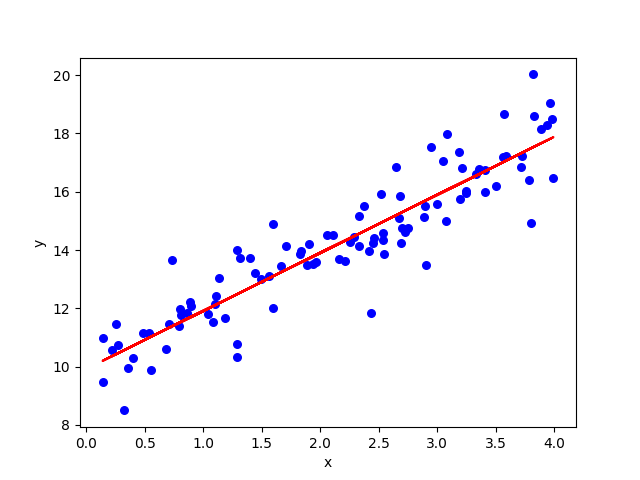

The script that saved this image:
import numpy as np
import matplotlib.pyplot as plt
from mpl_toolkits.mplot3d import Axes3D

# Function to compute the dot product of vectors x and theta
def h(x, theta):
    return np.dot(x, theta)

# Function to calculate mean squared error
def mean_squared_error(y_predicted, y_label):
    return ((y_predicted - y_label) ** 2).mean()

# Class for performing least squares regression
class LeastSquaresRegression:
    def __init__(self):
        self.theta_ = None

    def fit(self, X, y):
        # Calculates theta that minimizes the MSE and updates self.theta_
        self.theta_ = np.linalg.inv(X.T.dot(X)).dot(X.T).dot(y)

    def predict(self, X):
        # Make predictions for data X, i.e., output y = h(X)
        return h(X, self.theta_)


# Generating random data for linear regression
X = 4 * np.random.rand(100, 1)
y = 10 + 2 * X + np.random.randn(100, 1)

# Adding bias column to feature matrix X
def bias_column(X):
    X_b = np.c_[np.ones((X.shape[0], 1)), X]
    return X_b
X_new = bias_column(X)

# Creating an instance of the least squares regression model
model = LeastSquaresRegression()
model.fit(X_new, y)

# Plotting the original data points and the regression line
def my_plot(X, y, y_new):
    plt.scatter(X, y, color="b", marker="o", s=30)
    plt.plot(X, y_new, color="r")
    plt.xlabel('x')
    plt.ylabel('y')
    plt.savefig('my_linear_regression.png')
    plt.show()

# Making predictions using the trained model
y_new = model.predict(X_new)
my_plot(X, y, y_new)

# Class for gradient descent optimization
class GradientDescentOptimizer:
    def __init__(self, f, fprime, start, learning_rate=0.1):
        self.f_ = f                       # The function
        self.fprime_ = fprime             # The gradient of f
        self.current_ = start             # The current point being evaluated
        self.learning_rate_ = learning_rate  # Step size for gradient descent

        # Save history as attributes
        self.history_ = [start]

    def step(self):
        # Take a gradient descent step
        gradient = self.fprime_(self.current_)
        self.current_ -= self.learning_rate_ * gradient
        self.history_.append(self.current_)

    def optimize(self, iterations=100):
        # Use gradient descent to get closer to the minimum
        for _ in range(iterations):
            self.step()

    def print_result(self):
        # Print the final optimized theta and its corresponding function value
        print("Best theta found is " + str(self.current_))
        print("Value of f at this theta: f(theta) = " + str(self.f_(self.current_)))

# Function to compute the value of the given function
# Function to compute the value of the given function
def f(x):
    a = np.array([2, 6])  # Define the vector (2, 6)
    x = np.atleast_2d(x)  # Ensure x is at least 2D
    return 3 + np.sum((x - a)**2, axis=1)  # Compute the squared distance



# Derivative of f
def fprime(x):
    a = np.array([2, 6])  # Define the vector (2, 6)
    return 2 * (x - a)


# Creating an instance of the gradient descent optimizer
grad = GradientDescentOptimizer(f, fprime, np.random.normal(size=(2,)), 0.1)
grad.optimize(10)
grad.print_result()

# Plotting the function f in 3D
# Plotting the function f in 3D
def plot_function_f_3d():
    a = np.linspace(-10, 10, 20)
    b = np.linspace(-10, 10, 20)
    X, Y = np.meshgrid(a, b)
    points = np.column_stack([X.ravel(), Y.ravel()])

    # Evaluate f for each point
    Z = f(points)

    # Reshape Z to have the same shape as X and Y
    Z = Z.reshape(X.shape)

    fig = plt.figure(figsize=(8, 6))
    ax = fig.add_subplot(121, projection='3d')

    ax.plot_surface(X, Y, Z, rstride=1, cstride=1, color='b', alpha=0.1)
    ax.set_xlabel('X')
    ax.set_ylabel('Y')
    ax.set_zlabel('Z')
    ax.set_title('Function f in 3D')
    plt.savefig('function_f_in_3D.png')
    plt.show()


# Plotting the optimization path on the function f in 3D
def plot_optimization_path():
    a = np.linspace(-10, 10, 20)
    b = np.linspace(-10, 10, 20)
    X, Y = np.meshgrid(a, b)

    # Reshape X and Y to 1D arrays
    X_flat = X.ravel()
    Y_flat = Y.ravel()

    # Combine X and Y into a single 2D array
    points = np.column_stack([X_flat, Y_flat])

    # Evaluate f for each point
    Z = f(points)

    # Reshape Z to have the same shape as X and Y
    Z = Z.reshape(X.shape)

    fig = plt.figure(figsize=(5, 5))
    ax = fig.add_subplot(111, projection='3d')
    ax.plot_surface(X, Y, Z, rstride=1, cstride=1, color='b', alpha=0.1)
    ax.plot([t[0] for t in grad.history_], [t[1] for t in grad.history_], markerfacecolor='b', markeredgecolor='b',
            marker='.', markersize=5)
    plt.savefig('progression.png')
    plt.show()

# Plot the function f in 3D
plot_function_f_3d()

# Plot the optimization path on the function f in 3D
plot_optimization_path()
